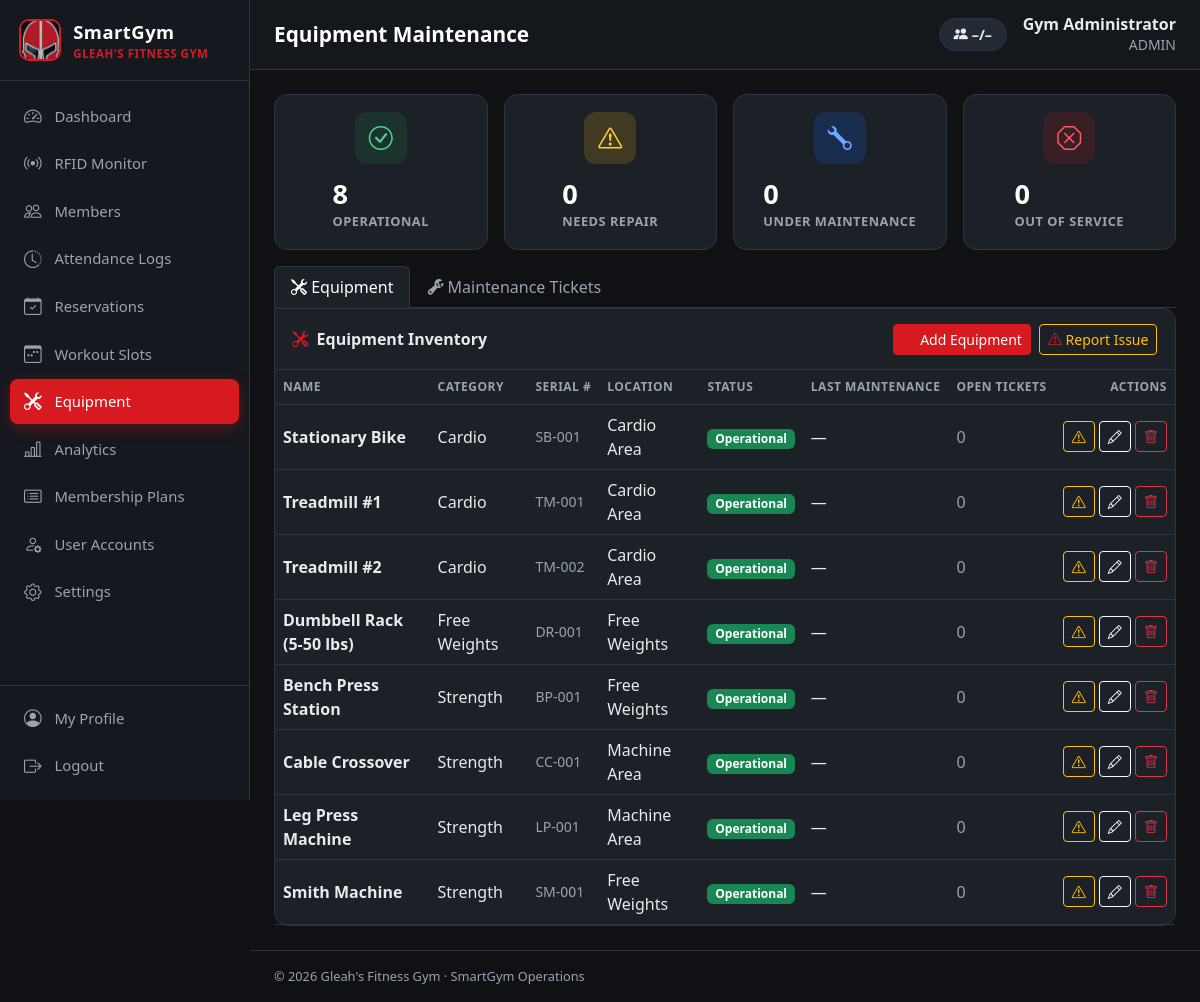
The app's page /equipment.php (signed in) with its own data.
### tables this page shows
CREATE TABLE users (
  id INT UNSIGNED AUTO_INCREMENT PRIMARY KEY,
  full_name VARCHAR(120) NOT NULL,
  email VARCHAR(150) NOT NULL UNIQUE,
  phone VARCHAR(30) NULL,
  password_hash VARCHAR(255) NOT NULL,
  role ENUM('admin','staff','member') NOT NULL DEFAULT 'member',
  status ENUM('active','disabled') NOT NULL DEFAULT 'active',
  last_login_at DATETIME NULL,
  created_at DATETIME NOT NULL DEFAULT CURRENT_TIMESTAMP
);

CREATE TABLE equipment (
  id INT UNSIGNED AUTO_INCREMENT PRIMARY KEY,
  name VARCHAR(120) NOT NULL,
  category VARCHAR(60) NULL,
  serial_no VARCHAR(80) NULL,
  location VARCHAR(80) NULL,
  status ENUM('operational','needs_repair','under_maintenance','out_of_service') NOT NULL DEFAULT 'operational',
  purchase_date DATE NULL,
  last_maintenance DATE NULL,
  notes VARCHAR(255) NULL,
  created_at DATETIME NOT NULL DEFAULT CURRENT_TIMESTAMP
);

### includes/auth.php (called while the page is built, shortened)
<?php
function current_user(): ?array
{
    static $user = false;
    if ($user === false) {
        $user = null;
        if (!empty($_SESSION['user_id'])) {
            $user = q("SELECT * FROM users WHERE id = ? AND status = 'active'", [$_SESSION['user_id']])->fetch() ?: null;
        }
    }
    return $user;
}
function require_login(): array
{
    $user = current_user();
    return $user;
}
function require_role(string ...$roles): array
{
    $user = require_login();
    return $user;
}

### equipment.php (the view, shortened to what this page needs)
<?php
$user = require_role('admin', 'staff');
$page_title = 'Equipment Maintenance';
$tab = get('tab', 'equipment');
$equipment = q("SELECT e.*, (SELECT COUNT(*) FROM maintenance_logs t WHERE t.equipment_id = e.id AND t.status <> 'resolved') open_tickets FROM equipment e ORDER BY e.category, e.name")->fetchAll();
$counts = array_count_values(array_column($equipment, 'status'));
require __DIR__ . '/includes/header.php';
?>
<div class="row g-3 mb-3">
    <?php foreach ([['operational', 'Operational', 'check-circle', 'bg-green-soft'], ['needs_repair', 'Needs Repair', 'exclamation-triangle', 'bg-amber-soft'], ['under_maintenance', 'Under Maintenance', 'wrench', 'bg-blue-soft'], ['out_of_service', 'Out of Service', 'x-octagon', 'bg-red-soft']] as [$k, $l, $i, $c]): ?>
        <div class="col-6 col-lg-3"><div class="card stat-card"><div class="stat-icon <?= $c ?>"><i class="bi bi-<?= $i ?>"></i></div><div><div class="stat-value"><?= $counts[$k] ?? 0 ?></div><div class="stat-label"><?= $l ?></div></div></div></div>
    <?php endforeach; ?>
</div>
<ul class="nav nav-tabs mb-0">
    <li class="nav-item"><a class="nav-link <?= $tab === 'equipment' ? 'active' : '' ?>" href="?tab=equipment"><i class="bi bi-tools"></i> Equipment</a></li>
    <li class="nav-item"><a class="nav-link <?= $tab === 'tickets' ? 'active' : '' ?>" href="?tab=tickets"><i class="bi bi-wrench-adjustable"></i> Maintenance Tickets</a></li>
</ul>
<div class="card" style="border-top-left-radius:0">
    <div class="card-header">
        <?php if ($tab === 'equipment'): ?>
            <i class="bi bi-tools"></i> Equipment Inventory
            <button class="btn btn-sm btn-primary ms-auto" data-bs-toggle="modal" data-bs-target="#equipModal" onclick="editEquip({})"><i class="bi bi-plus"></i> Add Equipment</button>
        <?php else: ?>
            <i class="bi bi-wrench-adjustable"></i> Maintenance Tickets
        <?php endif; ?>
        <button class="btn btn-sm btn-outline-warning <?= $tab === 'equipment' ? '' : 'ms-auto' ?>" data-bs-toggle="modal" data-bs-target="#reportModal"><i class="bi bi-exclamation-triangle"></i> Report Issue</button>
    </div>
    <div class="table-responsive">
    <?php if ($tab === 'equipment'): ?>
        <table class="table table-hover">
            <thead><tr><th>Name</th><th>Category</th><th>Serial #</th><th>Location</th><th>Status</th><th>Last Maintenance</th><th>Open Tickets</th><th class="text-end">Actions</th></tr></thead>
            <tbody>
            <?php foreach ($equipment as $eq): ?>
                <tr>
                    <td class="fw-semibold"><?= e($eq['name']) ?></td><td><?= e($eq['category']) ?></td><td class="small text-secondary"><?= e($eq['serial_no']) ?></td><td><?= e($eq['location']) ?></td>
                    <td><?= equipment_badge($eq['status']) ?></td><td><?= fmt_date($eq['last_maintenance']) ?></td>
                    <td><?= $eq['open_tickets'] ? badge($eq['open_tickets'], 'danger') : '<span class="text-secondary">0</span>' ?></td>
                    <td class="text-end text-nowrap">
                        <button class="btn btn-sm btn-outline-warning" title="Report issue" data-bs-toggle="modal" data-bs-target="#reportModal" onclick="document.getElementById('rep_eq').value='<?= $eq['id'] ?>'"><i class="bi bi-exclamation-triangle"></i></button>
                        <button class="btn btn-sm btn-outline-light" title="Edit" data-bs-toggle="modal" data-bs-target="#equipModal" onclick='editEquip(<?= e(json_encode($eq)) ?>)'><i class="bi bi-pencil"></i></button>
                        <?php if ($user['role'] === 'admin'): ?>
                            <form method="post" class="d-inline" data-confirm="Delete <?= e($eq['name']) ?> and its maintenance history?"><?= csrf_field() ?><input type="hidden" name="id" value="<?= $eq['id'] ?>"><button name="action" value="delete_equipment" class="btn btn-sm btn-outline-danger"><i class="bi bi-trash"></i></button></form>
                        <?php endif; ?>
                    </td>
                </tr>
            <?php endforeach; ?>
            </tbody>
        </table>
    <?php endif; ?>
    </div>
</div>
<?php
require __DIR__ . '/includes/footer.php';

### includes/header.php (shortened to what this page needs)
<?php
$user = current_user();
$page_title = $page_title ?? 'Dashboard';
$active = $active ?? basename($_SERVER['SCRIPT_NAME'], '.php');
$gymName = setting('gym_name', "Gleah's Fitness Gym");
$nav = [
    ['dashboard', 'Dashboard', 'speedometer2', ['admin', 'staff', 'member']],
    ['rfid_monitor', 'RFID Monitor', 'broadcast', ['admin', 'staff']],
    ['members', 'Members', 'people', ['admin', 'staff']],
    ['access_logs', 'Attendance Logs', 'clock-history', ['admin', 'staff']],
    ['my_attendance', 'My Attendance', 'clock-history', ['member']],
    ['reservations', 'Reservations', 'calendar-check', ['admin', 'staff', 'member']],
    ['slots', 'Workout Slots', 'calendar3-week', ['admin', 'staff']],
    ['equipment', 'Equipment', 'tools', ['admin', 'staff']],
    ['analytics', 'Analytics', 'bar-chart-line', ['admin']],
    ['plans', 'Membership Plans', 'card-list', ['admin']],
    ['users', 'User Accounts', 'person-gear', ['admin']],
    ['settings', 'Settings', 'gear', ['admin']],
];
?>
<!doctype html>
<html lang="en">
<head>
    <link href="https://cdn.jsdelivr.net/npm/bootstrap@5.3.3/dist/css/bootstrap.min.css" rel="stylesheet">
    <link href="https://cdn.jsdelivr.net/npm/bootstrap-icons@1.11.3/font/bootstrap-icons.min.css" rel="stylesheet">
    <link href="assets/css/style.css" rel="stylesheet">
</head>
<body>
<div class="app-shell">
    <aside class="sidebar" id="sidebar">
        <a href="dashboard.php" class="brand">
            <img src="assets/img/helmet.png" alt="">
            <div>
                <div class="brand-title">SmartGym</div>
                <div class="brand-sub"><?= e($gymName) ?></div>
            </div>
        </a>
        <nav class="nav flex-column">
            <?php foreach ($nav as [$file, $label, $icon, $roles]): if (!in_array($user['role'], $roles, true)) continue; ?>
                <a class="nav-link<?= $active === $file ? ' active' : '' ?>" href="<?= $file ?>.php">
                    <i class="bi bi-<?= $icon ?>"></i><span><?= e($label) ?></span>
                </a>
            <?php endforeach; ?>
        </nav>
        <div class="sidebar-footer">
            <a class="nav-link<?= $active === 'profile' ? ' active' : '' ?>" href="profile.php"><i class="bi bi-person-circle"></i><span>My Profile</span></a>
            <a class="nav-link" href="logout.php"><i class="bi bi-box-arrow-right"></i><span>Logout</span></a>
        </div>
    </aside>
    <main class="main">
        <header class="topbar">
            <h1 class="page-title"><?= e($page_title) ?></h1>
            <div class="ms-auto d-flex align-items-center gap-3">
                <div class="capacity-pill" data-capacity-pill title="Members currently inside">
                    <i class="bi bi-people-fill"></i> <span data-cap-inside>–</span>/<span data-cap-max>–</span>
                </div>
                <div class="text-end d-none d-sm-block lh-sm">
                    <div class="fw-semibold"><?= e($user['full_name']) ?></div>
                    <small class="text-secondary text-uppercase"><?= e($user['role']) ?></small>
                </div>
            </div>
        </header>
        <div class="content">

### includes/helpers.php (shortened to what this page needs)
<?php
function db(): PDO
{
    static $pdo = null;
    if ($pdo === null) {
        $dsn = 'mysql:host=' . DB_HOST . ';port=' . DB_PORT . ';dbname=' . DB_NAME . ';charset=utf8mb4';
        $pdo = new PDO($dsn, DB_USER, DB_PASS, [
            PDO::ATTR_ERRMODE => PDO::ERRMODE_EXCEPTION,
            PDO::ATTR_DEFAULT_FETCH_MODE => PDO::FETCH_ASSOC,
            PDO::ATTR_EMULATE_PREPARES => false,
        ]);
        $pdo->exec("SET time_zone = '" . date('P') . "'");
    }
    return $pdo;
}
function q(string $sql, array $params = []): PDOStatement
{
    $st = db()->prepare($sql);
    $st->execute($params);
    return $st;
}
function e($value): string
{
    return htmlspecialchars((string)($value ?? ''), ENT_QUOTES, 'UTF-8');
}
function setting(string $key, $default = null)
{
    static $cache = null;
    if ($cache === null) {
        $cache = [];
        foreach (q('SELECT `key`, `value` FROM settings')->fetchAll() as $row) {
            $cache[$row['key']] = $row['value'];
        }
    }
    return $cache[$key] ?? $default;
}
function get(string $key, $default = '')
{
    $v = $_GET[$key] ?? $default;
    return is_string($v) ? trim($v) : $v;
}
function fmt_date(?string $d, string $format = 'M d, Y'): string
{
    return $d ? date($format, strtotime($d)) : '—';
}
function badge(string $text, string $color): string
{
    $textCls = in_array($color, ['warning', 'info', 'light'], true) ? ' text-dark' : '';
    return '<span class="badge bg-' . e($color) . $textCls . '">' . e($text) . '</span>';
}
function equipment_badge(string $s): string
{
    $map = [
        'operational' => ['Operational', 'success'],
        'needs_repair' => ['Needs Repair', 'warning'],
        'under_maintenance' => ['Under Maintenance', 'info'],
        'out_of_service' => ['Out of Service', 'danger'],
    ];
    [$t, $c] = $map[$s] ?? [$s, 'dark'];
    return badge($t, $c);
}

### includes/footer.php (shortened to what this page needs)
        </div>
        <footer class="app-footer">&copy; <?= date('Y') ?> <?= e(setting('gym_name', "Gleah's Fitness Gym")) ?> · <?= e(APP_NAME) ?></footer>
    </main>
</div>
</body>
</html>

### records on screen
users: full_name "Gym Administrator", role "ADMIN"
equipment: name "Stationary Bike", category "Cardio", serial_no "SB-001", location "Cardio Area", last_maintenance "—", $eq['id'] 3 (drawn)
equipment: name "Treadmill #1", category "Cardio", serial_no "TM-001", location "Cardio Area", last_maintenance "—", $eq['id'] 1 (drawn)
equipment: name "Treadmill #2", category "Cardio", serial_no "TM-002", location "Cardio Area", last_maintenance "—", $eq['id'] 2 (drawn)
equipment: name "Dumbbell Rack (5-50 lbs)", category "Free Weights", serial_no "DR-001", location "Free Weights", last_maintenance "—", $eq['id'] 8 (drawn)
equipment: name "Bench Press Station", category "Strength", serial_no "BP-001", location "Free Weights", last_maintenance "—", $eq['id'] 4 (drawn)
equipment: name "Cable Crossover", category "Strength", serial_no "CC-001", location "Machine Area", last_maintenance "—", $eq['id'] 6 (drawn)
equipment: name "Leg Press Machine", category "Strength", serial_no "LP-001", location "Machine Area", last_maintenance "—", $eq['id'] 7 (drawn)
equipment: name "Smith Machine", category "Strength", serial_no "SM-001", location "Free Weights", last_maintenance "—", $eq['id'] 5 (drawn)

### other values on screen
$gymName "GLEAH'S FITNESS GYM"
$label "Dashboard"
$label "RFID Monitor"
$label "Members"
$label "Attendance Logs"
$label "Reservations"
$label "Workout Slots"
$label "Equipment"
$label "Analytics"
$label "Membership Plans"
$label "User Accounts"
$label "Settings"
$page_title "Equipment Maintenance"
$counts[$k] "8"
$l "OPERATIONAL"
